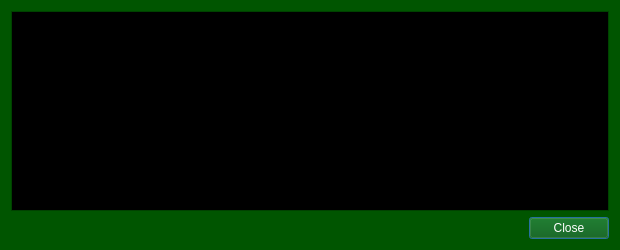
<?xml version="1.0" encoding="UTF-8"?>
<ui version="4.0">
 <class>TransactionDescDialog</class>
 <widget class="QDialog" name="TransactionDescDialog">
  <property name="geometry">
   <rect>
    <x>0</x>
    <y>0</y>
    <width>620</width>
    <height>250</height>
   </rect>
  </property>
  <property name="palette">
   <palette>
    <active>
     <colorrole role="WindowText">
      <brush brushstyle="SolidPattern">
       <color alpha="255">
        <red>255</red>
        <green>255</green>
        <blue>255</blue>
       </color>
      </brush>
     </colorrole>
     <colorrole role="Button">
      <brush brushstyle="SolidPattern">
       <color alpha="255">
        <red>0</red>
        <green>85</green>
        <blue>0</blue>
       </color>
      </brush>
     </colorrole>
     <colorrole role="Light">
      <brush brushstyle="SolidPattern">
       <color alpha="255">
        <red>0</red>
        <green>127</green>
        <blue>0</blue>
       </color>
      </brush>
     </colorrole>
     <colorrole role="Midlight">
      <brush brushstyle="SolidPattern">
       <color alpha="255">
        <red>0</red>
        <green>106</green>
        <blue>0</blue>
       </color>
      </brush>
     </colorrole>
     <colorrole role="Dark">
      <brush brushstyle="SolidPattern">
       <color alpha="255">
        <red>0</red>
        <green>42</green>
        <blue>0</blue>
       </color>
      </brush>
     </colorrole>
     <colorrole role="Mid">
      <brush brushstyle="SolidPattern">
       <color alpha="255">
        <red>0</red>
        <green>56</green>
        <blue>0</blue>
       </color>
      </brush>
     </colorrole>
     <colorrole role="Text">
      <brush brushstyle="SolidPattern">
       <color alpha="255">
        <red>255</red>
        <green>255</green>
        <blue>255</blue>
       </color>
      </brush>
     </colorrole>
     <colorrole role="BrightText">
      <brush brushstyle="SolidPattern">
       <color alpha="255">
        <red>255</red>
        <green>255</green>
        <blue>255</blue>
       </color>
      </brush>
     </colorrole>
     <colorrole role="ButtonText">
      <brush brushstyle="SolidPattern">
       <color alpha="255">
        <red>255</red>
        <green>255</green>
        <blue>255</blue>
       </color>
      </brush>
     </colorrole>
     <colorrole role="Base">
      <brush brushstyle="SolidPattern">
       <color alpha="255">
        <red>0</red>
        <green>0</green>
        <blue>0</blue>
       </color>
      </brush>
     </colorrole>
     <colorrole role="Window">
      <brush brushstyle="SolidPattern">
       <color alpha="255">
        <red>0</red>
        <green>85</green>
        <blue>0</blue>
       </color>
      </brush>
     </colorrole>
     <colorrole role="Shadow">
      <brush brushstyle="SolidPattern">
       <color alpha="255">
        <red>0</red>
        <green>0</green>
        <blue>0</blue>
       </color>
      </brush>
     </colorrole>
     <colorrole role="AlternateBase">
      <brush brushstyle="SolidPattern">
       <color alpha="255">
        <red>0</red>
        <green>42</green>
        <blue>0</blue>
       </color>
      </brush>
     </colorrole>
     <colorrole role="ToolTipBase">
      <brush brushstyle="SolidPattern">
       <color alpha="255">
        <red>255</red>
        <green>255</green>
        <blue>220</blue>
       </color>
      </brush>
     </colorrole>
     <colorrole role="ToolTipText">
      <brush brushstyle="SolidPattern">
       <color alpha="255">
        <red>0</red>
        <green>0</green>
        <blue>0</blue>
       </color>
      </brush>
     </colorrole>
     <colorrole role="PlaceholderText">
      <brush brushstyle="SolidPattern">
       <color alpha="128">
        <red>255</red>
        <green>255</green>
        <blue>255</blue>
       </color>
      </brush>
     </colorrole>
    </active>
    <inactive>
     <colorrole role="WindowText">
      <brush brushstyle="SolidPattern">
       <color alpha="255">
        <red>255</red>
        <green>255</green>
        <blue>255</blue>
       </color>
      </brush>
     </colorrole>
     <colorrole role="Button">
      <brush brushstyle="SolidPattern">
       <color alpha="255">
        <red>0</red>
        <green>85</green>
        <blue>0</blue>
       </color>
      </brush>
     </colorrole>
     <colorrole role="Light">
      <brush brushstyle="SolidPattern">
       <color alpha="255">
        <red>0</red>
        <green>127</green>
        <blue>0</blue>
       </color>
      </brush>
     </colorrole>
     <colorrole role="Midlight">
      <brush brushstyle="SolidPattern">
       <color alpha="255">
        <red>0</red>
        <green>106</green>
        <blue>0</blue>
       </color>
      </brush>
     </colorrole>
     <colorrole role="Dark">
      <brush brushstyle="SolidPattern">
       <color alpha="255">
        <red>0</red>
        <green>42</green>
        <blue>0</blue>
       </color>
      </brush>
     </colorrole>
     <colorrole role="Mid">
      <brush brushstyle="SolidPattern">
       <color alpha="255">
        <red>0</red>
        <green>56</green>
        <blue>0</blue>
       </color>
      </brush>
     </colorrole>
     <colorrole role="Text">
      <brush brushstyle="SolidPattern">
       <color alpha="255">
        <red>255</red>
        <green>255</green>
        <blue>255</blue>
       </color>
      </brush>
     </colorrole>
     <colorrole role="BrightText">
      <brush brushstyle="SolidPattern">
       <color alpha="255">
        <red>255</red>
        <green>255</green>
        <blue>255</blue>
       </color>
      </brush>
     </colorrole>
     <colorrole role="ButtonText">
      <brush brushstyle="SolidPattern">
       <color alpha="255">
        <red>255</red>
        <green>255</green>
        <blue>255</blue>
       </color>
      </brush>
     </colorrole>
     <colorrole role="Base">
      <brush brushstyle="SolidPattern">
       <color alpha="255">
        <red>0</red>
        <green>0</green>
        <blue>0</blue>
       </color>
      </brush>
     </colorrole>
     <colorrole role="Window">
      <brush brushstyle="SolidPattern">
       <color alpha="255">
        <red>0</red>
        <green>85</green>
        <blue>0</blue>
       </color>
      </brush>
     </colorrole>
     <colorrole role="Shadow">
      <brush brushstyle="SolidPattern">
       <color alpha="255">
        <red>0</red>
        <green>0</green>
        <blue>0</blue>
       </color>
      </brush>
     </colorrole>
     <colorrole role="AlternateBase">
      <brush brushstyle="SolidPattern">
       <color alpha="255">
        <red>0</red>
        <green>42</green>
        <blue>0</blue>
       </color>
      </brush>
     </colorrole>
     <colorrole role="ToolTipBase">
      <brush brushstyle="SolidPattern">
       <color alpha="255">
        <red>255</red>
        <green>255</green>
        <blue>220</blue>
       </color>
      </brush>
     </colorrole>
     <colorrole role="ToolTipText">
      <brush brushstyle="SolidPattern">
       <color alpha="255">
        <red>0</red>
        <green>0</green>
        <blue>0</blue>
       </color>
      </brush>
     </colorrole>
     <colorrole role="PlaceholderText">
      <brush brushstyle="SolidPattern">
       <color alpha="128">
        <red>255</red>
        <green>255</green>
        <blue>255</blue>
       </color>
      </brush>
     </colorrole>
    </inactive>
    <disabled>
     <colorrole role="WindowText">
      <brush brushstyle="SolidPattern">
       <color alpha="255">
        <red>0</red>
        <green>42</green>
        <blue>0</blue>
       </color>
      </brush>
     </colorrole>
     <colorrole role="Button">
      <brush brushstyle="SolidPattern">
       <color alpha="255">
        <red>0</red>
        <green>85</green>
        <blue>0</blue>
       </color>
      </brush>
     </colorrole>
     <colorrole role="Light">
      <brush brushstyle="SolidPattern">
       <color alpha="255">
        <red>0</red>
        <green>127</green>
        <blue>0</blue>
       </color>
      </brush>
     </colorrole>
     <colorrole role="Midlight">
      <brush brushstyle="SolidPattern">
       <color alpha="255">
        <red>0</red>
        <green>106</green>
        <blue>0</blue>
       </color>
      </brush>
     </colorrole>
     <colorrole role="Dark">
      <brush brushstyle="SolidPattern">
       <color alpha="255">
        <red>0</red>
        <green>42</green>
        <blue>0</blue>
       </color>
      </brush>
     </colorrole>
     <colorrole role="Mid">
      <brush brushstyle="SolidPattern">
       <color alpha="255">
        <red>0</red>
        <green>56</green>
        <blue>0</blue>
       </color>
      </brush>
     </colorrole>
     <colorrole role="Text">
      <brush brushstyle="SolidPattern">
       <color alpha="255">
        <red>0</red>
        <green>42</green>
        <blue>0</blue>
       </color>
      </brush>
     </colorrole>
     <colorrole role="BrightText">
      <brush brushstyle="SolidPattern">
       <color alpha="255">
        <red>255</red>
        <green>255</green>
        <blue>255</blue>
       </color>
      </brush>
     </colorrole>
     <colorrole role="ButtonText">
      <brush brushstyle="SolidPattern">
       <color alpha="255">
        <red>0</red>
        <green>42</green>
        <blue>0</blue>
       </color>
      </brush>
     </colorrole>
     <colorrole role="Base">
      <brush brushstyle="SolidPattern">
       <color alpha="255">
        <red>0</red>
        <green>85</green>
        <blue>0</blue>
       </color>
      </brush>
     </colorrole>
     <colorrole role="Window">
      <brush brushstyle="SolidPattern">
       <color alpha="255">
        <red>0</red>
        <green>85</green>
        <blue>0</blue>
       </color>
      </brush>
     </colorrole>
     <colorrole role="Shadow">
      <brush brushstyle="SolidPattern">
       <color alpha="255">
        <red>0</red>
        <green>0</green>
        <blue>0</blue>
       </color>
      </brush>
     </colorrole>
     <colorrole role="AlternateBase">
      <brush brushstyle="SolidPattern">
       <color alpha="255">
        <red>0</red>
        <green>85</green>
        <blue>0</blue>
       </color>
      </brush>
     </colorrole>
     <colorrole role="ToolTipBase">
      <brush brushstyle="SolidPattern">
       <color alpha="255">
        <red>255</red>
        <green>255</green>
        <blue>220</blue>
       </color>
      </brush>
     </colorrole>
     <colorrole role="ToolTipText">
      <brush brushstyle="SolidPattern">
       <color alpha="255">
        <red>0</red>
        <green>0</green>
        <blue>0</blue>
       </color>
      </brush>
     </colorrole>
     <colorrole role="PlaceholderText">
      <brush brushstyle="SolidPattern">
       <color alpha="128">
        <red>255</red>
        <green>255</green>
        <blue>255</blue>
       </color>
      </brush>
     </colorrole>
    </disabled>
   </palette>
  </property>
  <property name="windowTitle">
   <string notr="true">Transaction details</string>
  </property>
  <layout class="QVBoxLayout" name="verticalLayout">
   <item>
    <widget class="QTextEdit" name="detailText">
     <property name="toolTip">
      <string>This pane shows a detailed description of the transaction</string>
     </property>
     <property name="readOnly">
      <bool>true</bool>
     </property>
    </widget>
   </item>
   <item>
    <widget class="QDialogButtonBox" name="buttonBox">
     <property name="orientation">
      <enum>Qt::Horizontal</enum>
     </property>
     <property name="standardButtons">
      <set>QDialogButtonBox::Close</set>
     </property>
    </widget>
   </item>
  </layout>
 </widget>
 <resources/>
 <connections>
  <connection>
   <sender>buttonBox</sender>
   <signal>accepted()</signal>
   <receiver>TransactionDescDialog</receiver>
   <slot>accept()</slot>
   <hints>
    <hint type="sourcelabel">
     <x>20</x>
     <y>20</y>
    </hint>
    <hint type="destinationlabel">
     <x>20</x>
     <y>20</y>
    </hint>
   </hints>
  </connection>
  <connection>
   <sender>buttonBox</sender>
   <signal>rejected()</signal>
   <receiver>TransactionDescDialog</receiver>
   <slot>reject()</slot>
   <hints>
    <hint type="sourcelabel">
     <x>20</x>
     <y>20</y>
    </hint>
    <hint type="destinationlabel">
     <x>20</x>
     <y>20</y>
    </hint>
   </hints>
  </connection>
 </connections>
</ui>
